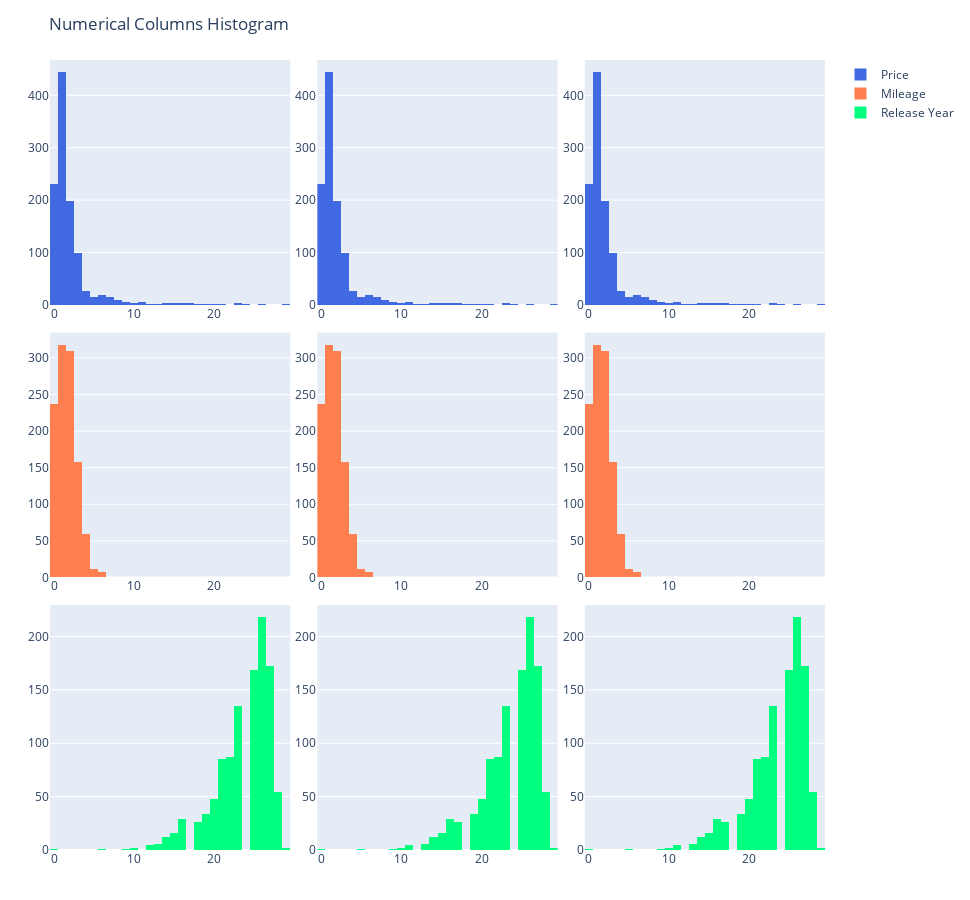

The notebook cell saved with this chart:
### Code cell
fig = make_subplots(rows=3, cols=3, vertical_spacing=0.035, horizontal_spacing=0.035)

fig.append_trace(go.Histogram(x=pd.cut(df_knn_fill_norm['car_price'].to_numpy().squeeze(), 30, labels=False), name='Price', marker_color='royalblue'), row=1, col=1)
fig.append_trace(go.Histogram(x=pd.cut(df_knn_fill_std['car_price'].to_numpy().squeeze(), 30, labels=False), name='Price', marker_color='royalblue', showlegend=False), row=1, col=2)
fig.append_trace(go.Histogram(x=pd.cut(df_knn_fill_rob['car_price'].to_numpy().squeeze(), 30, labels=False), name='Price', marker_color='royalblue', showlegend=False), row=1, col=3)

fig.append_trace(go.Histogram(x=pd.cut(df_knn_fill_norm['car_km'].to_numpy().squeeze(), 30, labels=False), name='Mileage', marker_color='coral'), row=2, col=1)
fig.append_trace(go.Histogram(x=pd.cut(df_knn_fill_std['car_km'].to_numpy().squeeze(), 30, labels=False), name='Mileage', marker_color='coral', showlegend=False), row=2, col=2)
fig.append_trace(go.Histogram(x=pd.cut(df_knn_fill_rob['car_km'].to_numpy().squeeze(), 30, labels=False), name='Price', marker_color='coral', showlegend=False), row=2, col=3)

fig.append_trace(go.Histogram(x=pd.cut(df_knn_fill_norm['car_year'].to_numpy().squeeze(), 30, labels=False), name='Release Year', marker_color='springgreen'), row=3, col=1)
fig.append_trace(go.Histogram(x=pd.cut(df_knn_fill_std['car_year'].to_numpy().squeeze(), 30, labels=False), name='Release Year', marker_color='springgreen', showlegend=False), row=3, col=2)
fig.append_trace(go.Histogram(x=pd.cut(df_knn_fill_rob['car_year'].to_numpy().squeeze(), 30, labels=False), name='Price', marker_color='springgreen', showlegend=False), row=3, col=3)

fig.update_layout(
    height=900, width=970, title_text="Numerical Columns Histogram", 
    margin=dict(l=50, r=50, t=60, b=50)
)
fig.show()

### Figure 1 — Plotly figure (JSON) as saved in the notebook; plotly's stock layout.template omitted (floating-point values rounded to 4 significant figures; data arrays with more than 128 entries replaced by an {"elided": "..."} marker saying what was removed)
{"data": [{"marker": {"color": "royalblue"}, "name": "Price", "type": "histogram", "x": {"elided": "1103 int values"}, "xaxis": "x", "yaxis": "y"}, {"marker": {"color": "royalblue"}, "name": "Price", "showlegend": false, "type": "histogram", "x": {"elided": "1103 int values"}, "xaxis": "x2", "yaxis": "y2"}, {"marker": {"color": "royalblue"}, "name": "Price", "showlegend": false, "type": "histogram", "x": {"elided": "1103 int values"}, "xaxis": "x3", "yaxis": "y3"}, {"marker": {"color": "coral"}, "name": "Mileage", "type": "histogram", "x": {"elided": "1103 int values"}, "xaxis": "x4", "yaxis": "y4"}, {"marker": {"color": "coral"}, "name": "Mileage", "showlegend": false, "type": "histogram", "x": {"elided": "1103 int values"}, "xaxis": "x5", "yaxis": "y5"}, {"marker": {"color": "coral"}, "name": "Price", "showlegend": false, "type": "histogram", "x": {"elided": "1103 int values"}, "xaxis": "x6", "yaxis": "y6"}, {"marker": {"color": "springgreen"}, "name": "Release Year", "type": "histogram", "x": {"elided": "1103 int values"}, "xaxis": "x7", "yaxis": "y7"}, {"marker": {"color": "springgreen"}, "name": "Release Year", "showlegend": false, "type": "histogram", "x": {"elided": "1103 int values"}, "xaxis": "x8", "yaxis": "y8"}, {"marker": {"color": "springgreen"}, "name": "Price", "showlegend": false, "type": "histogram", "x": {"elided": "1103 int values"}, "xaxis": "x9", "yaxis": "y9"}], "layout": {"height": 900, "margin": {"b": 50, "l": 50, "r": 50, "t": 60}, "title": {"text": "Numerical Columns Histogram"}, "width": 970, "xaxis": {"anchor": "y", "domain": [0, 0.31]}, "xaxis2": {"anchor": "y2", "domain": [0.345, 0.655]}, "xaxis3": {"anchor": "y3", "domain": [0.69, 1]}, "xaxis4": {"anchor": "y4", "domain": [0, 0.31]}, "xaxis5": {"anchor": "y5", "domain": [0.345, 0.655]}, "xaxis6": {"anchor": "y6", "domain": [0.69, 1]}, "xaxis7": {"anchor": "y7", "domain": [0, 0.31]}, "xaxis8": {"anchor": "y8", "domain": [0.345, 0.655]}, "xaxis9": {"anchor": "y9", "domain": [0.69, 1]}, "yaxis": {"anchor": "x", "domain": [0.69, 1]}, "yaxis2": {"anchor": "x2", "domain": [0.69, 1]}, "yaxis3": {"anchor": "x3", "domain": [0.69, 1]}, "yaxis4": {"anchor": "x4", "domain": [0.345, 0.655]}, "yaxis5": {"anchor": "x5", "domain": [0.345, 0.655]}, "yaxis6": {"anchor": "x6", "domain": [0.345, 0.655]}, "yaxis7": {"anchor": "x7", "domain": [0, 0.31]}, "yaxis8": {"anchor": "x8", "domain": [0, 0.31]}, "yaxis9": {"anchor": "x9", "domain": [0, 0.31]}}}
